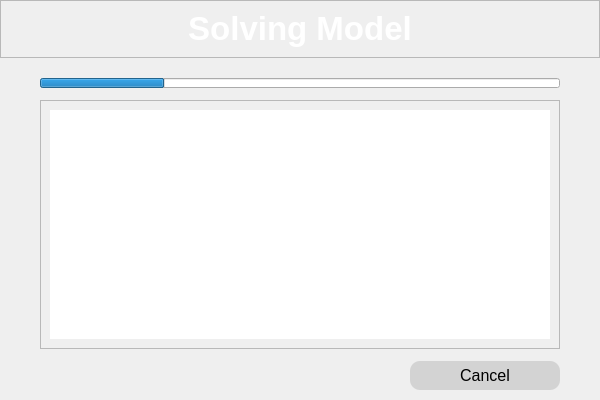
<?xml version="1.0" encoding="UTF-8"?>
<ui version="4.0">
 <class>Dialog</class>
 <widget class="QDialog" name="Dialog">
  <property name="geometry">
   <rect>
    <x>0</x>
    <y>0</y>
    <width>600</width>
    <height>400</height>
   </rect>
  </property>
  <property name="sizePolicy">
   <sizepolicy hsizetype="Fixed" vsizetype="Fixed">
    <horstretch>0</horstretch>
    <verstretch>0</verstretch>
   </sizepolicy>
  </property>
  <property name="minimumSize">
   <size>
    <width>600</width>
    <height>400</height>
   </size>
  </property>
  <property name="maximumSize">
   <size>
    <width>600</width>
    <height>500</height>
   </size>
  </property>
  <property name="windowTitle">
   <string>Dialog</string>
  </property>
  <layout class="QVBoxLayout" name="verticalLayout_4">
   <property name="spacing">
    <number>20</number>
   </property>
   <property name="leftMargin">
    <number>0</number>
   </property>
   <property name="topMargin">
    <number>0</number>
   </property>
   <property name="rightMargin">
    <number>0</number>
   </property>
   <property name="bottomMargin">
    <number>0</number>
   </property>
   <item>
    <widget class="QFrame" name="frame">
     <property name="sizePolicy">
      <sizepolicy hsizetype="Preferred" vsizetype="Fixed">
       <horstretch>0</horstretch>
       <verstretch>0</verstretch>
      </sizepolicy>
     </property>
     <property name="styleSheet">
      <string notr="true">#frame {
    background-color: qlineargradient(spread:pad, x1:0, y1:0, x2:1, y2:0, stop:0 rgba(28, 87, 57, 255), stop:1 rgba(61, 189, 124, 255)
    );
}</string>
     </property>
     <property name="frameShape">
      <enum>QFrame::StyledPanel</enum>
     </property>
     <property name="frameShadow">
      <enum>QFrame::Raised</enum>
     </property>
     <layout class="QHBoxLayout" name="horizontalLayout_3">
      <item>
       <widget class="QLabel" name="label_2">
        <property name="sizePolicy">
         <sizepolicy hsizetype="Fixed" vsizetype="Fixed">
          <horstretch>0</horstretch>
          <verstretch>0</verstretch>
         </sizepolicy>
        </property>
        <property name="font">
         <font>
          <pointsize>25</pointsize>
         </font>
        </property>
        <property name="styleSheet">
         <string notr="true">color: white</string>
        </property>
        <property name="text">
         <string>&lt;html&gt;&lt;head/&gt;&lt;body&gt;&lt;p align=&quot;center&quot;&gt;&lt;span style=&quot; font-weight:600;&quot;&gt;Solving Model&lt;/span&gt;&lt;/p&gt;&lt;/body&gt;&lt;/html&gt;</string>
        </property>
       </widget>
      </item>
     </layout>
    </widget>
   </item>
   <item>
    <layout class="QVBoxLayout" name="verticalLayout" stretch="1,4,1">
     <property name="spacing">
      <number>12</number>
     </property>
     <property name="leftMargin">
      <number>40</number>
     </property>
     <property name="rightMargin">
      <number>40</number>
     </property>
     <item>
      <widget class="QProgressBar" name="solvingModel_progressBar">
       <property name="font">
        <font>
         <pointsize>1</pointsize>
        </font>
       </property>
       <property name="styleSheet">
        <string notr="true">#progressBar {
border: none;
background-color: lightgray;
height: 8px;
border-radius: 3px;
}

#progressBar::chunk {
background-color: #1C5739;
border-radius: 3px;
}</string>
       </property>
       <property name="value">
        <number>24</number>
       </property>
       <property name="textVisible">
        <bool>false</bool>
       </property>
      </widget>
     </item>
     <item>
      <widget class="QFrame" name="solvingModel_textFrame">
       <property name="styleSheet">
        <string notr="true">#textFrame {
border-radius: 10px;
background-color: white;
border: 1px solid lightgray;
}</string>
       </property>
       <property name="frameShape">
        <enum>QFrame::StyledPanel</enum>
       </property>
       <property name="frameShadow">
        <enum>QFrame::Raised</enum>
       </property>
       <layout class="QVBoxLayout" name="verticalLayout_2">
        <item>
         <widget class="QScrollArea" name="scrollArea">
          <property name="sizePolicy">
           <sizepolicy hsizetype="Preferred" vsizetype="Expanding">
            <horstretch>0</horstretch>
            <verstretch>0</verstretch>
           </sizepolicy>
          </property>
          <property name="styleSheet">
           <string notr="true">
background-color: white;
border:none;</string>
          </property>
          <property name="widgetResizable">
           <bool>true</bool>
          </property>
          <widget class="QWidget" name="scrollAreaWidgetContents">
           <property name="geometry">
            <rect>
             <x>0</x>
             <y>0</y>
             <width>500</width>
             <height>207</height>
            </rect>
           </property>
           <layout class="QVBoxLayout" name="verticalLayout_3">
            <item>
             <widget class="QTextEdit" name="textEdit">
              <property name="sizePolicy">
               <sizepolicy hsizetype="Preferred" vsizetype="Preferred">
                <horstretch>0</horstretch>
                <verstretch>0</verstretch>
               </sizepolicy>
              </property>
              <property name="readOnly">
               <bool>true</bool>
              </property>
             </widget>
            </item>
           </layout>
          </widget>
         </widget>
        </item>
       </layout>
      </widget>
     </item>
     <item>
      <layout class="QHBoxLayout" name="horizontalLayout_2">
       <property name="bottomMargin">
        <number>10</number>
       </property>
       <item>
        <spacer name="horizontalSpacer">
         <property name="orientation">
          <enum>Qt::Horizontal</enum>
         </property>
         <property name="sizeHint" stdset="0">
          <size>
           <width>40</width>
           <height>20</height>
          </size>
         </property>
        </spacer>
       </item>
       <item>
        <widget class="QPushButton" name="solving_prog_cancel_btn">
         <property name="minimumSize">
          <size>
           <width>150</width>
           <height>0</height>
          </size>
         </property>
         <property name="maximumSize">
          <size>
           <width>150</width>
           <height>16777215</height>
          </size>
         </property>
         <property name="font">
          <font>
           <pointsize>-1</pointsize>
          </font>
         </property>
         <property name="cursor">
          <cursorShape>PointingHandCursor</cursorShape>
         </property>
         <property name="styleSheet">
          <string notr="true">QPushButton {
    background-color: lightgray;
    color: black;
    padding: 5px;
    border: none;
    border-radius: 10px;
	font-size:16px;
}

QPushButton:hover {
    background-color: #FF5A4D;
color: white;
}

QPushButton:pressed {
    background-color: #E63946;
}
</string>
         </property>
         <property name="text">
          <string>Cancel</string>
         </property>
        </widget>
       </item>
      </layout>
     </item>
    </layout>
   </item>
  </layout>
 </widget>
 <resources/>
 <connections/>
</ui>
